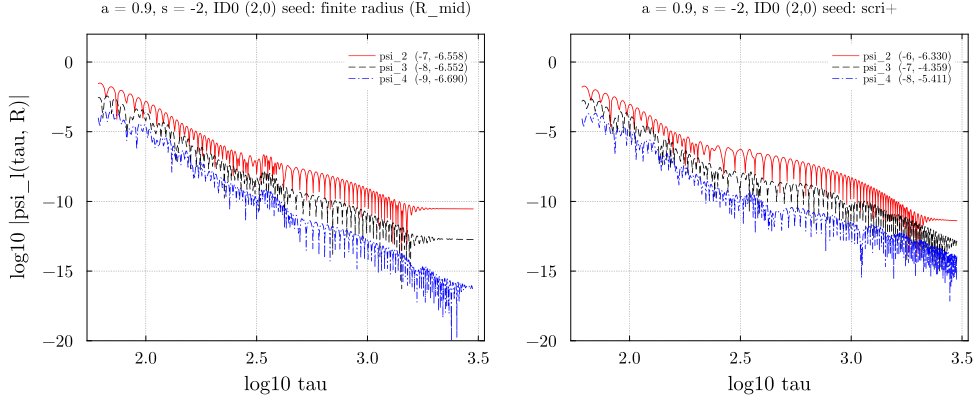

Here is the Julia script that generated this plot:
# arXiv:1301.1591 — Campaign-A vacuum s = −2 Kerr tail at a = 0.9 M (the DG figure-set analogues
# `F-S1.4_Tails_Kerr_s-2_a0.9_finite` and `F-S1.4s_Tails_Kerr_s-2_a0.9_scri` of the legacy
# reproduction, emri-disk `results/dg-teukolsky-spin/`).
#
# WHAT IS REPRODUCED: the empirical ID0 late-time tail laws of the paper, Eqs. (28),(29): a seed
# ℓ′ = 2, m = 0, s = −2 perturbation decays as τ^-7 at finite radius and τ^-6 at scri (ℓ = 2), with
# the ℓ-ladder −8/−7 and −9/−8. The measured exponents are registered at all three probes
# (horizon R₊, mid-domain, scri) for ℓ = 2,3,4, with the raw P4-gate-window fit, the
# oscillation-robust envelope fit and the sliding-window plateau/scatter.
#
# HONEST BOUNDARY (measured, not tuned): the committed |s| = 2 defaults carry a κ-mediated numerical
# oscillation that rides every s = −2 tail, so a raw fit lands within ~0.7 of the law rather than on
# it; that is the P4 gate tolerance (±1.0) and it is why the envelope estimator exists. No knob is
# tuned per case — the window (700,1300) and the config are the committed gate's.
#
#   julia --project=reproduce -t4 reproduce/arXiv-1301.1591/tails_a0p9.jl --check

include(joinpath(@__DIR__, "..", "_lib", "repro_harness.jl"))
using .ReproHarness

opts = ReproHarness.parse_args()
ReproHarness.setup!()
ReproHarness.require_tier(opts, :fast)

include(joinpath(@__DIR__, "common_tails.jl"))
using Printf
include(joinpath(@__DIR__, "..", "_style", "emri_style.jl"))

const A = 0.9
const K = 24

t0 = time()
τs, Ψ, maxu, dt, excise = run_tail(A, K)
println("[repro] a=$(A) K=$(K) excise=$(round(excise, digits=5)) dt=$(dt) wall=$(round(time()-t0, digits=1)) s")

@repro_result "excise" excise
@repro_result "n_samples" length(τs)
@repro_result "tau_end" τs[end]
register_tail_fits!(spin_tag(A), τs, Ψ, maxu, dt; series_stride = 10, series_ells = (2,))
# the two published law anchors of this figure pair (ℓ = 2): finite −7, scri −6
@repro_result "law_finite_l2" LAW_ID0_LP2[2][1]
@repro_result "law_scri_l2"   LAW_ID0_LP2[2][2]

# ---- figure: log10|ψ_ℓ| vs log10 τ at the finite and scri probes -------------------------------
# Presentation follows the legacy renders `F-S1.4_Tails_Kerr_s-2_a0.9_{finite,scri}.png`
# (VLM-compared): same quantity and frame (log10-log10), same ψ₂/ψ₃/ψ₄ colour-and-dash scheme, same
# "(expected law, measured envelope LPI)" legend. The legacy inset (running envelope LPI vs log10 τ)
# is NOT reproduced here — the running LPI is a diagnostic of the same envelope fit that the golden
# already stores per ℓ.
if opts.mode === :regen
    emri_defaults!()
    tag = spin_tag(A)
    styles = ((:red, :solid), (:black, :dash), (:blue, :dashdot))
    sel = findall(t -> t >= 60.0, τs)
    lt = log10.(τs[sel])
    plt = plot(layout = (1, 2), size = (980, 400), legend = :topright, legendfontsize = 7,
               left_margin = 6Plots.mm, bottom_margin = 6Plots.mm, top_margin = 4Plots.mm,
               grid = true, gridalpha = 0.25, gridstyle = :dot)
    for (k, (ip, pname, panel)) in enumerate(((2, "mid", "finite radius (R_mid)"), (3, "scri", "scri+")))
        for (q, l) in enumerate(ELLS)
            c, ls = styles[q]
            lp = log10.(max.(abs.(Ψ[ip, q, sel]), 1e-20))
            law = (l == 2 ? LAW_ID0_LP2[2] : l == 3 ? LAW_ID0_LP2[3] : LAW_ID0_LP2[4])[k == 1 ? 1 : 2]
            env, _ = TDS.fit_tail_envelope(τs, abs.(Ψ[ip, q, :]), P4_WINDOW)
            plot!(plt[k], lt, lp, c = c, ls = ls, lw = 0.8,
                  label = @sprintf("psi_%d  (%d, %.3f)", l, law, env))
        end
        plot!(plt[k], title = "a = 0.9, s = -2, ID0 (2,0) seed: " * panel,
              titlefontsize = 10, xlabel = "log10 tau",
              ylabel = k == 1 ? "log10 |psi_l(tau, R)|" : "", ylim = (-20, 2))
    end
    png = joinpath(@__DIR__, "tails_a0p9.png")
    savefig(plt, png)
    println("[repro] wrote ", png, " (", filesize(png), " bytes)")
end

exit(ReproHarness.conclude!(opts; paper = "1301.1591", id = "tails_a0p9", script = @__FILE__,
                            rtol = 1e-8))
